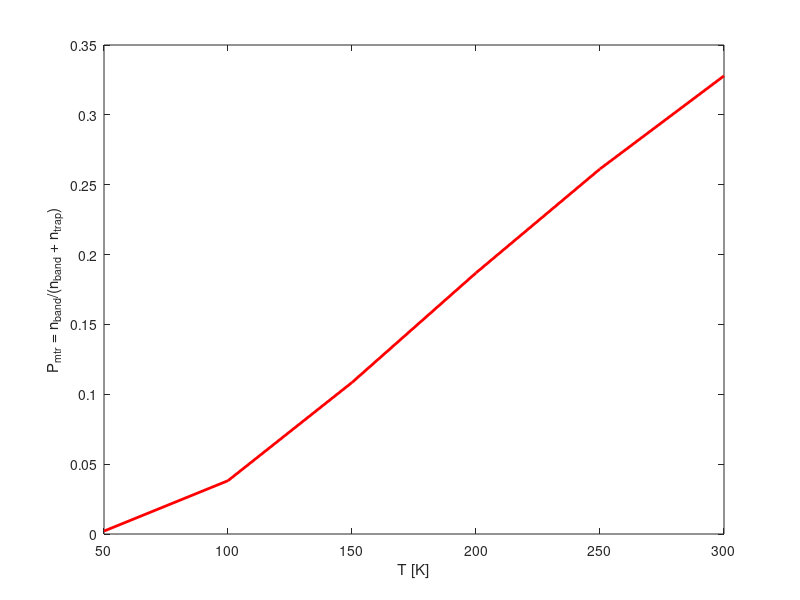

The MATLAB script that drew this image:
clear all

Nt = 2.87e12;
Tta = 400;
hbar = 1.054e-34;
m0 = 9.1e-31;
meff = 0.2*m0;
kb = 8.61e-5;
T = 50 : 50 : 300;
Ec = 0;
Ef = -0.02;
gband = meff/(3.14 * hbar * hbar) / 10000 * (1.6e-19);

for i = 1 : 1 : 6

    t = T(1, i);
    Fermi_band = @(x) gband*(exp((x-Ef)/(kb * t))+1).^(-1);
    Fermi_trap = @(x) Nt/(kb*Tta)*exp(-(Ec-x)/(kb*Tta)).*(exp((x-Ef)/(kb * t))+1).^(-1);

    nband(1, i) = integral(Fermi_band, 0, Inf);
    ntrap(1, i) = integral(Fermi_trap, -Inf, 0);
%     Vov(1,i) = ((nband(1,i)+ntrap(1,i))*1.6e-19)/4e-8-ef

end

% V0 = Vov(1,51);
% Vov = Vov - V0;

Pmtr=nband./(nband + ntrap);
plot(T, Pmtr, '-r', 'LineWidth', 2)
xlabel('T [K]') 
ylabel('P_{mtr} = n_{band}/(n_{band} + n_{trap})')